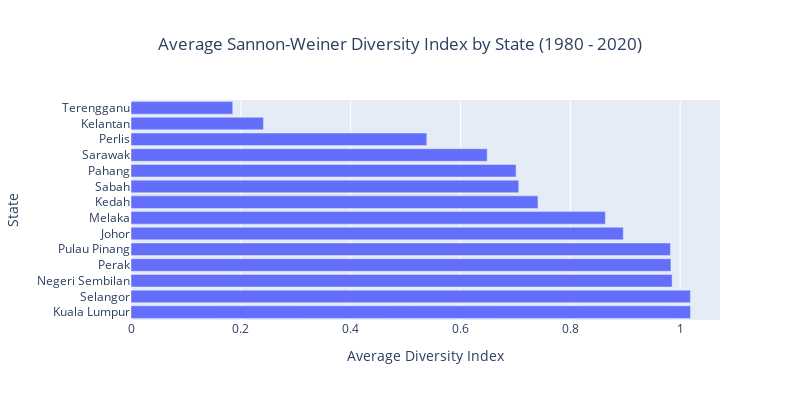

The notebook cell this image was saved under:
### Code cell
fig = px.bar(
    state_average_div,
    x='Shannon_Index',
    y='State', 
    orientation='h',
    title='Average Sannon-Weiner Diversity Index by State (1980 - 2020)',
    labels={'Shannon_Index': 'Average Diversity Index', 'State':'State'}
)

fig.update_layout(
    height=400,
    width=800,
    title_x=0.5,
)

fig.show()

### Figure 1 — Plotly figure (JSON) as saved in the notebook; plotly's stock layout.template omitted (floating-point values rounded to 4 significant figures)
{"data": [{"alignmentgroup": "True", "hovertemplate": "Average Diversity Index=%{x}<br>State=%{y}<extra></extra>", "legendgroup": "", "marker": {"color": "#636efa", "pattern": {"shape": ""}}, "name": "", "offsetgroup": "", "orientation": "h", "showlegend": false, "textposition": "auto", "type": "bar", "x": [1.019, 1.019, 0.9854, 0.9832, 0.9823, 0.8965, 0.8638, 0.7411, 0.7061, 0.7013, 0.6486, 0.5387, 0.2412, 0.1852], "xaxis": "x", "y": ["Kuala Lumpur", "Selangor", "Negeri Sembilan", "Perak", "Pulau Pinang", "Johor", "Melaka", "Kedah", "Sabah", "Pahang", "Sarawak", "Perlis", "Kelantan", "Terengganu"], "yaxis": "y"}], "layout": {"barmode": "relative", "height": 400, "legend": {"tracegroupgap": 0}, "title": {"text": "Average Sannon-Weiner Diversity Index by State (1980 - 2020)", "x": 0.5}, "width": 800, "xaxis": {"anchor": "y", "domain": [0, 1], "title": {"text": "Average Diversity Index"}}, "yaxis": {"anchor": "x", "domain": [0, 1], "title": {"text": "State"}}}}
